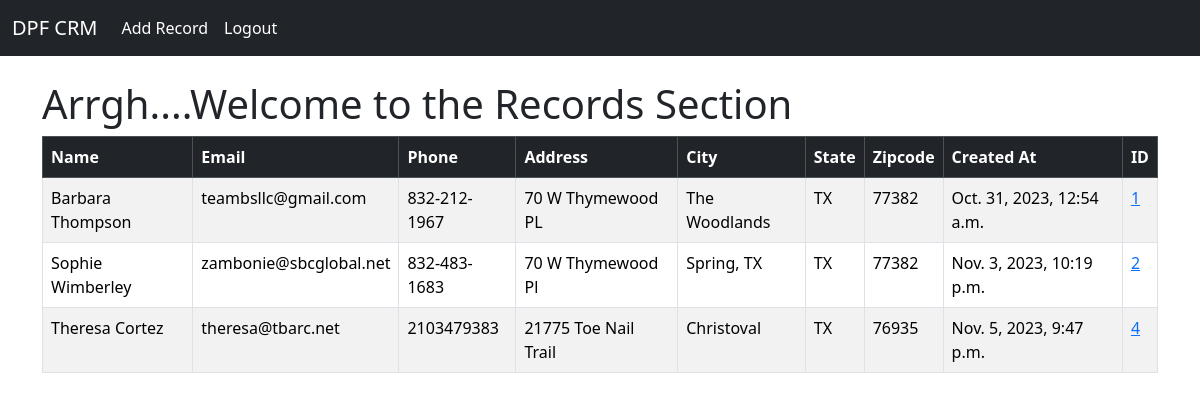
The app's page / (signed in) with its own data.
### website/models.py (models this page shows, shortened)
class Record(models.Model):
	created_at = models.DateTimeField(auto_now_add=True)
	first_name = models.CharField(max_length=50)
	last_name = models.CharField(max_length=50)
	email = models.CharField(max_length=100)
	phone = models.CharField(max_length=15)
	address = models.CharField(max_length=100)
	city = models.CharField(max_length=50)
	state = models.CharField(max_length=50)
	zipcode = models.CharField(max_length=20)

### website/views.py (the view)
# urls.py: 2. Add a URL to urlpatterns:  path('', views.home, name='home')
def home(request):
	records = Record.objects.all()
	if request.method == 'POST':
		username = request.POST['username']
		password = request.POST['password']
		user = authenticate(request, username = username, password = password)
		if user is not None:
			login(request, user)
			messages.success(request, "Arrgh! You are logged in!")
			return redirect('home')
		else:
			messages.success(request, "Avast!  There was an Error Logging in, Please try again...")
			return redirect('home')
	else:
		return render (request,'home.html', {'records':records})

### website/templates/home.html (shortened to what this page needs)
{% extends 'base.html' %}
{% block content %}
{% if user.is_authenticated %}
<h1>Arrgh....Welcome to the Records Section</h1>
<table class="table table-striped table-hover table-bordered">
  <thead class="table-dark">
    <tr>
      <th scope="col">Name</th>
      <th scope="col">Email</th>
      <th scope="col">Phone</th>
      <th scope="col">Address</th>
      <th scope="col">City</th>
      <th scope="col">State</th>
      <th scope="col">Zipcode</th>
      <th scope="col">Created At</th>
      <th scope="col">ID</th>
        </tr>
  </thead>
  <tbody>
{% if records %}
    {% for record in records %}
    <tr>
        <td>{{ record.first_name }}
        {{ record.last_name }}</td>
        <td>{{ record.email }}</td>
        <td>{{ record.phone }}</td>
        <td>{{ record.address }}</td>
        <td>{{ record.city }}</td>
        <td>{{ record.state }}</td>
        <td>{{ record.zipcode }}</td>
        <td>{{ record.created_at }}</td>
        <td><a href="{% url 'record' record.id %}">{{ record.id }}</a></td>
    </tr>
    {% endfor %}
{% endif %}
         </tbody>
      </table>
{% endif %}
{% endblock %}

### website/templates/base.html (shortened to what this page needs)
<!doctype html>
<html lang="en">
  <head>
    <link href="https://cdn.jsdelivr.net/npm/bootstrap@5.3.2/dist/css/bootstrap.min.css" rel="stylesheet">
  </head>
  <body>
        {% include 'navbar.html' %}
      <div class ="container">
        <br/>
        {% block content %}
        {% endblock %}
    </div>
  </body>
</html>

### website/templates/navbar.html (shortened to what this page needs)
<nav class="navbar navbar-expand-lg navbar-dark bg-dark">
  <div class="container-fluid">
    <a class="navbar-brand" href="{% url 'home' %}">DPF CRM</a>
    <div class="collapse navbar-collapse" id="navbarSupportedContent">
      <ul class="navbar-nav me-auto mb-2 mb-lg-0">
        {% if user.is_authenticated %}
        <li class="nav-item">
          <a class="nav-link active"  href="{% url 'add_record' %}">Add Record</a>
        </li>
          <li class="nav-item">
          <a class="nav-link active"  href="{% url 'logout' %}">Logout</a>
        </li>
        {% endif %}
          </ul>
    </div>
  </div>
</nav>

### records on screen
Record: first_name "Barbara", last_name "Thompson", email "teambsllc@gmail.com", phone "832-212-1967", address "70 W Thymewood PL", city "The Woodlands", state "TX", zipcode "77382", created_at "Oct. 31, 2023, 12:54 a.m.", id "1"
Record: first_name "Sophie", last_name "Wimberley", email "zambonie@sbcglobal.net", phone "832-483-1683", address "70 W Thymewood Pl", city "Spring, TX", state "TX", zipcode "77382", created_at "Nov. 3, 2023, 10:19 p.m.", id "2"
Record: first_name "Theresa", last_name "Cortez", email "theresa@tbarc.net", phone "2103479383", address "21775 Toe Nail Trail", city "Christoval", state "TX", zipcode "76935", created_at "Nov. 5, 2023, 9:47 p.m.", id "4"
